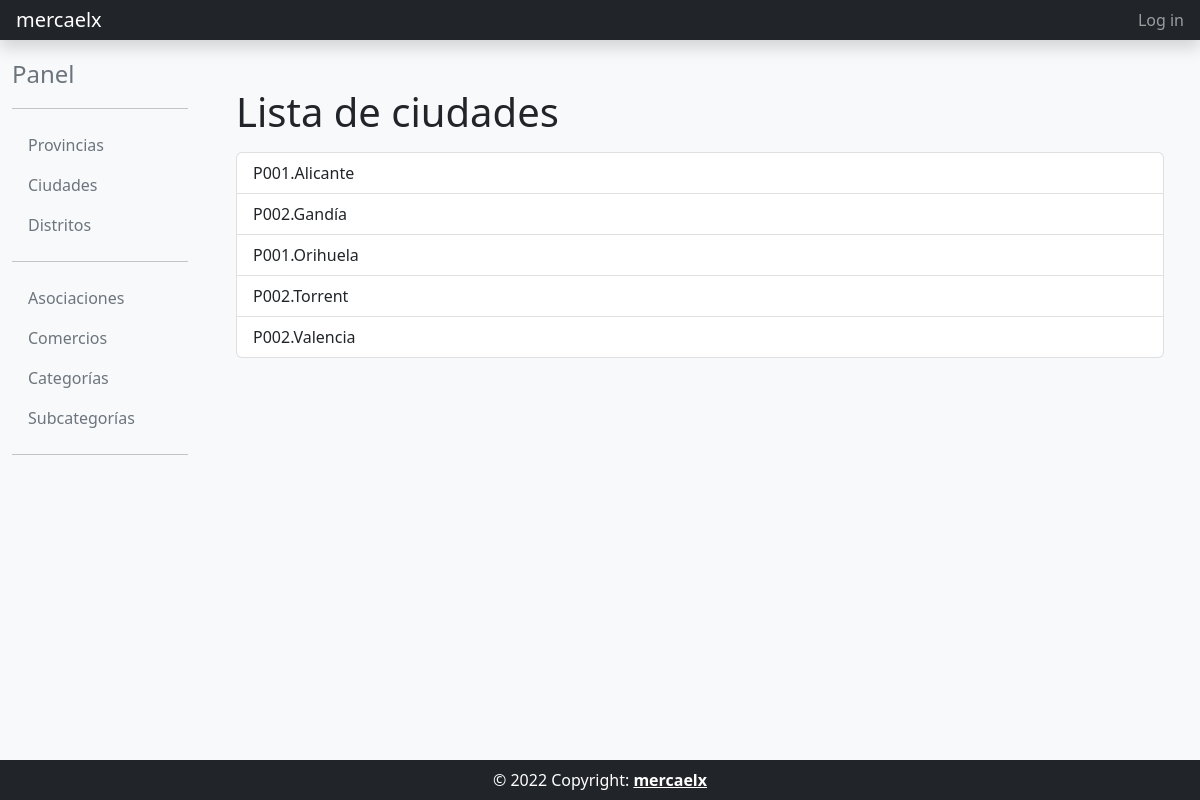
Before: /ciudad_list/ with the older database file.
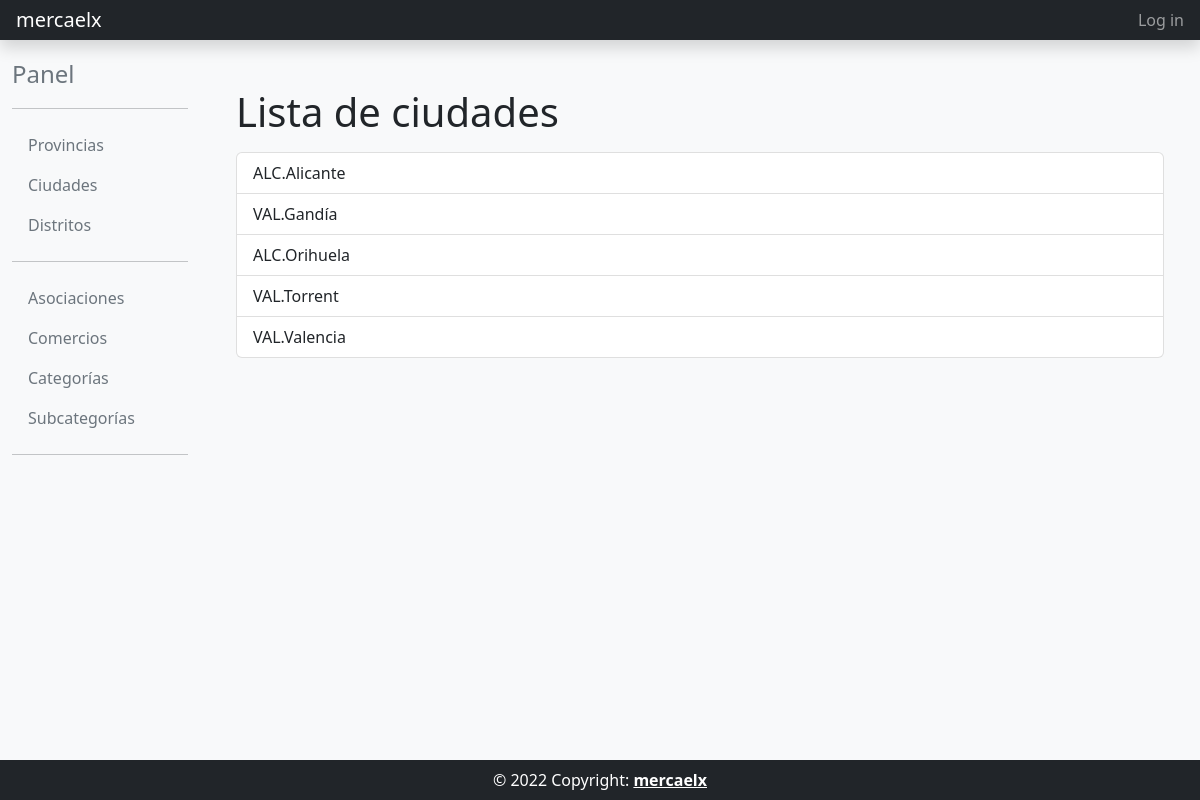
After: the same page with the newer database file.
### core/models.py (models this page shows, shortened)
class Ciudad(models.Model):
    codigo = models.CharField(max_length=10, unique=True)
    nombre = models.CharField(max_length=256, unique=True)
    provincia = models.ForeignKey(Provincia, on_delete=models.PROTECT)
    def __str__(self):
        return f"{self.provincia.codigo}.{self.nombre[:100]}"
    class Meta:
        verbose_name = 'Ciudad'
        verbose_name_plural = 'Ciudades'
        ordering = ['nombre']

class Provincia(models.Model):
    codigo = models.CharField(max_length=10, unique=True)
    nombre = models.CharField(max_length=255, unique=True)
    class Meta:
        verbose_name = 'Provincia' # Nombre en singular
        verbose_name_plural = 'Provincias' # Nombre en plural
        ordering = ['nombre'] # Ordenar por nombre

### core/views.py (the view)
# urls.py: path('ciudad_list/', core_views.CiudadListView.as_view(), name='ciudad_list'),
class CiudadListView(ListView):
    model = Ciudad
    template_name = 'core/ciudad_list.html'

### templates/core/ciudad_list.html
{% extends "common/base_intranet.html" %}
{% block main_content %}
<div class="container">
    <h1>Lista de ciudades</h1>
    <ul class="list-group mt-3">
    {% for ciudad in object_list %}
        <a href="{% url 'ciudad_detail' ciudad.id %}" class="list-group-item list-group-item-action">{{ ciudad }}</a>
    {% empty %}
        <p>No existen ciudades.</p>
    {% endfor %}
    </ul>
</div>
{% endblock main_content %}

Changed rows visible on the page:
changed Ciudad: provincia+nombre "P001.Alicante" → "ALC.Alicante"
changed Ciudad: provincia+nombre "P002.Gandía" → "VAL.Gandía"
changed Ciudad: provincia+nombre "P001.Orihuela" → "ALC.Orihuela"
changed Ciudad: provincia+nombre "P002.Torrent" → "VAL.Torrent"
changed Ciudad: provincia+nombre "P002.Valencia" → "VAL.Valencia"
